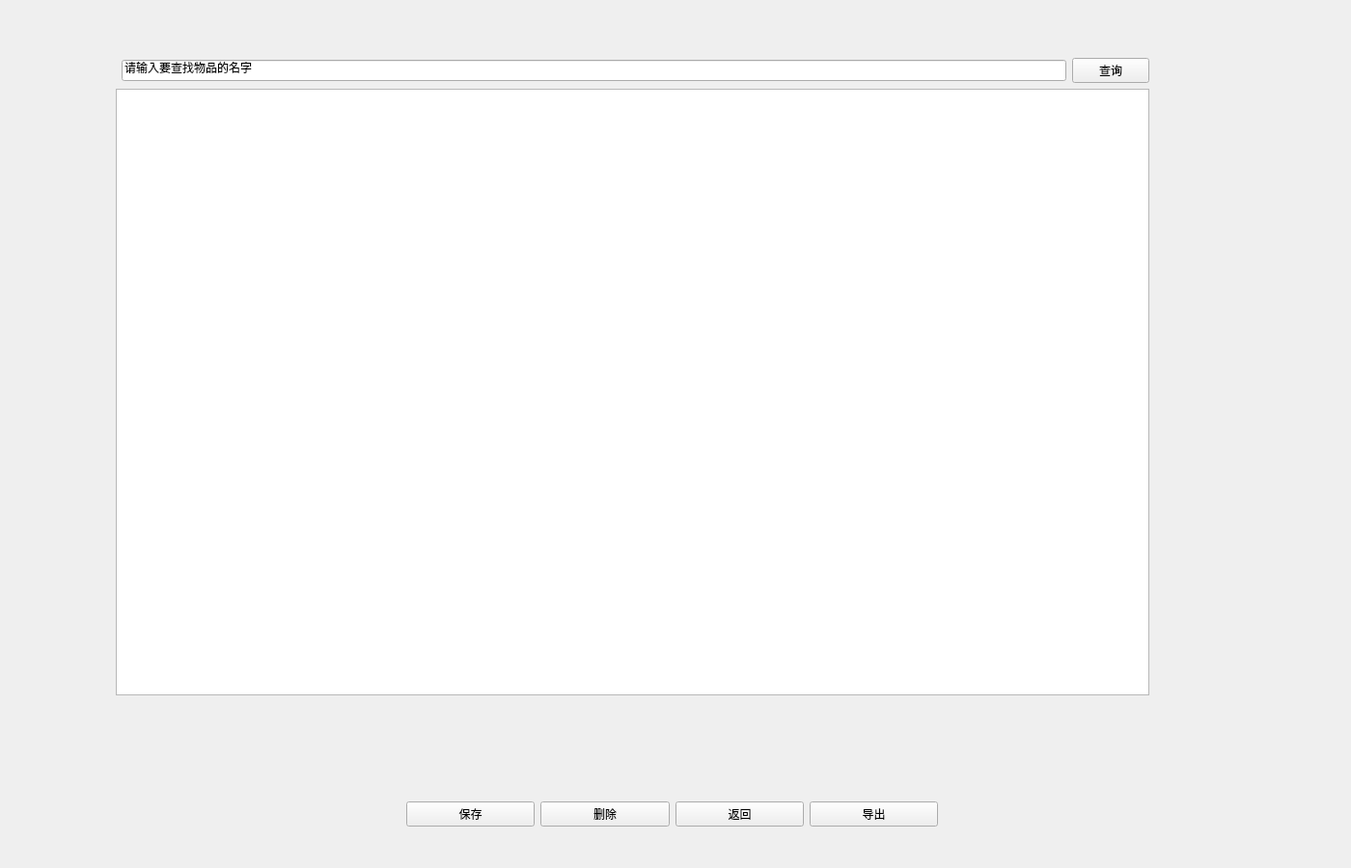
<?xml version="1.0" encoding="UTF-8"?>
<ui version="4.0">
 <class>ThingsQuery</class>
 <widget class="QWidget" name="ThingsQuery">
  <property name="geometry">
   <rect>
    <x>0</x>
    <y>0</y>
    <width>1400</width>
    <height>900</height>
   </rect>
  </property>
  <property name="windowTitle">
   <string>物资管理系统</string>
  </property>
  <widget class="QWidget" name="layoutWidget">
   <property name="geometry">
    <rect>
     <x>120</x>
     <y>60</y>
     <width>1071</width>
     <height>661</height>
    </rect>
   </property>
   <layout class="QGridLayout" name="gridLayout">
    <item row="0" column="2">
     <widget class="PrimaryPushButton" name="queryChildButton">
      <property name="text">
       <string>查询</string>
      </property>
     </widget>
    </item>
    <item row="0" column="1">
     <widget class="QLineEdit" name="lineEdit">
      <property name="text">
       <string>请输入要查找物品的名字</string>
      </property>
     </widget>
    </item>
    <item row="1" column="0" colspan="3">
     <widget class="TableWidget" name="TableWidget"/>
    </item>
   </layout>
  </widget>
  <widget class="QWidget" name="layoutWidget">
   <property name="geometry">
    <rect>
     <x>421</x>
     <y>819</y>
     <width>551</width>
     <height>51</height>
    </rect>
   </property>
   <layout class="QHBoxLayout" name="horizontalLayout">
    <item>
     <widget class="PrimaryPushButton" name="SaveButton">
      <property name="text">
       <string>保存</string>
      </property>
     </widget>
    </item>
    <item>
     <widget class="PrimaryPushButton" name="deleteButton">
      <property name="text">
       <string>删除</string>
      </property>
     </widget>
    </item>
    <item>
     <widget class="PrimaryPushButton" name="returnButton">
      <property name="text">
       <string>返回</string>
      </property>
     </widget>
    </item>
    <item>
     <widget class="PrimaryPushButton" name="SaveButton_2">
      <property name="text">
       <string>导出</string>
      </property>
     </widget>
    </item>
   </layout>
  </widget>
 </widget>
 <customwidgets>
  <customwidget>
   <class>PushButton</class>
   <extends>QPushButton</extends>
   <header>qfluentwidgets</header>
  </customwidget>
  <customwidget>
   <class>PrimaryPushButton</class>
   <extends>PushButton</extends>
   <header>qfluentwidgets</header>
  </customwidget>
  <customwidget>
   <class>TableWidget</class>
   <extends>QTableWidget</extends>
   <header>qfluentwidgets</header>
  </customwidget>
 </customwidgets>
 <resources/>
 <connections/>
</ui>
